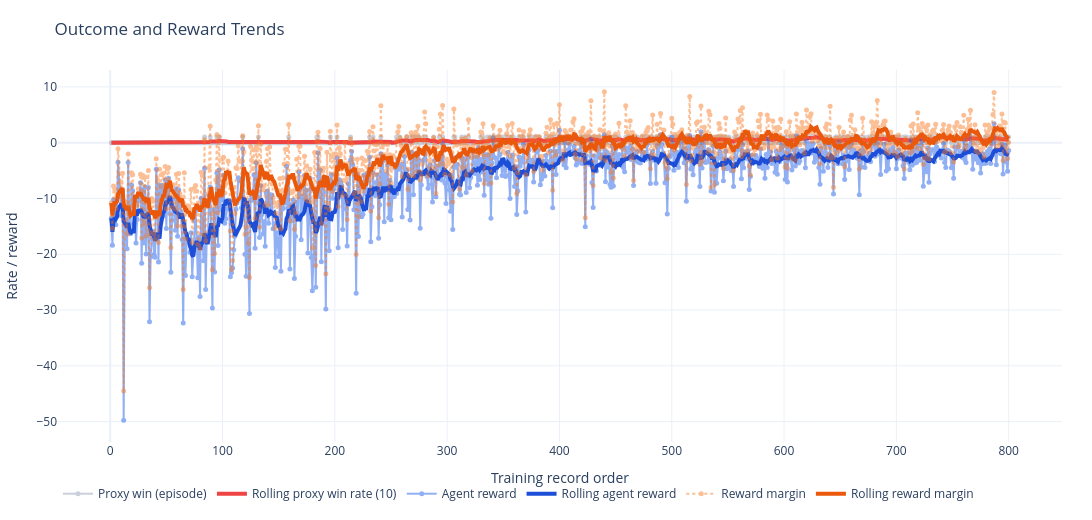

Here is the notebook cell this chart was saved with:
### Code cell
x = summary_df["training_order"]
reward_fig = go.Figure()
reward_fig.add_trace(go.Scatter(x=x, y=summary_df["proxy_win"].astype(float), mode="lines+markers", name="Proxy win (episode)", line=dict(color="#94a3b8", width=2), marker=dict(size=5), opacity=0.5))
reward_fig.add_trace(go.Scatter(x=x, y=summary_df["rolling_proxy_win_rate"], mode="lines", name=f"Rolling proxy win rate ({ROLLING_WINDOW})", line=dict(color="#ef4444", width=4)))
reward_fig.add_trace(go.Scatter(x=x, y=summary_df["agent_rewards"], mode="lines+markers", name="Agent reward", line=dict(color="#2563eb", width=2), marker=dict(size=5), opacity=0.5))
reward_fig.add_trace(go.Scatter(x=x, y=summary_df["rolling_agent_reward"], mode="lines", name="Rolling agent reward", line=dict(color="#1d4ed8", width=4)))
reward_fig.add_trace(go.Scatter(x=x, y=summary_df["agent_reward_margin"], mode="lines+markers", name="Reward margin", line=dict(color="#f97316", width=2, dash="dot"), marker=dict(size=5), opacity=0.45))
reward_fig.add_trace(go.Scatter(x=x, y=summary_df["rolling_reward_margin"], mode="lines", name="Rolling reward margin", line=dict(color="#ea580c", width=4)))
reward_fig.update_layout(title="Outcome and Reward Trends", template="plotly_white", height=520, width=1200, margin=dict(l=40, r=30, t=70, b=40), legend=dict(orientation="h"))
reward_fig.update_xaxes(title_text="Training record order")
reward_fig.update_yaxes(title_text="Rate / reward")
reward_fig.show()

### Figure 1 — Plotly figure (JSON) as saved in the notebook; plotly's stock layout.template omitted (floating-point values rounded to 4 significant figures; data arrays with more than 128 entries replaced by an {"elided": "..."} marker saying what was removed)
{"data": [{"line": {"color": "#94a3b8", "width": 2}, "marker": {"size": 5}, "mode": "lines+markers", "name": "Proxy win (episode)", "opacity": 0.5, "type": "scatter", "x": {"elided": "800 int values"}, "y": {"elided": "800 float values"}}, {"line": {"color": "#ef4444", "width": 4}, "mode": "lines", "name": "Rolling proxy win rate (10)", "type": "scatter", "x": {"elided": "800 int values"}, "y": {"elided": "800 float values"}}, {"line": {"color": "#2563eb", "width": 2}, "marker": {"size": 5}, "mode": "lines+markers", "name": "Agent reward", "opacity": 0.5, "type": "scatter", "x": {"elided": "800 int values"}, "y": {"elided": "800 float values"}}, {"line": {"color": "#1d4ed8", "width": 4}, "mode": "lines", "name": "Rolling agent reward", "type": "scatter", "x": {"elided": "800 int values"}, "y": {"elided": "800 float values"}}, {"line": {"color": "#f97316", "dash": "dot", "width": 2}, "marker": {"size": 5}, "mode": "lines+markers", "name": "Reward margin", "opacity": 0.45, "type": "scatter", "x": {"elided": "800 int values"}, "y": {"elided": "800 float values"}}, {"line": {"color": "#ea580c", "width": 4}, "mode": "lines", "name": "Rolling reward margin", "type": "scatter", "x": {"elided": "800 int values"}, "y": {"elided": "800 float values"}}], "layout": {"height": 520, "legend": {"orientation": "h"}, "margin": {"b": 40, "l": 40, "r": 30, "t": 70}, "title": {"text": "Outcome and Reward Trends"}, "width": 1200, "xaxis": {"title": {"text": "Training record order"}}, "yaxis": {"title": {"text": "Rate / reward"}}}}
